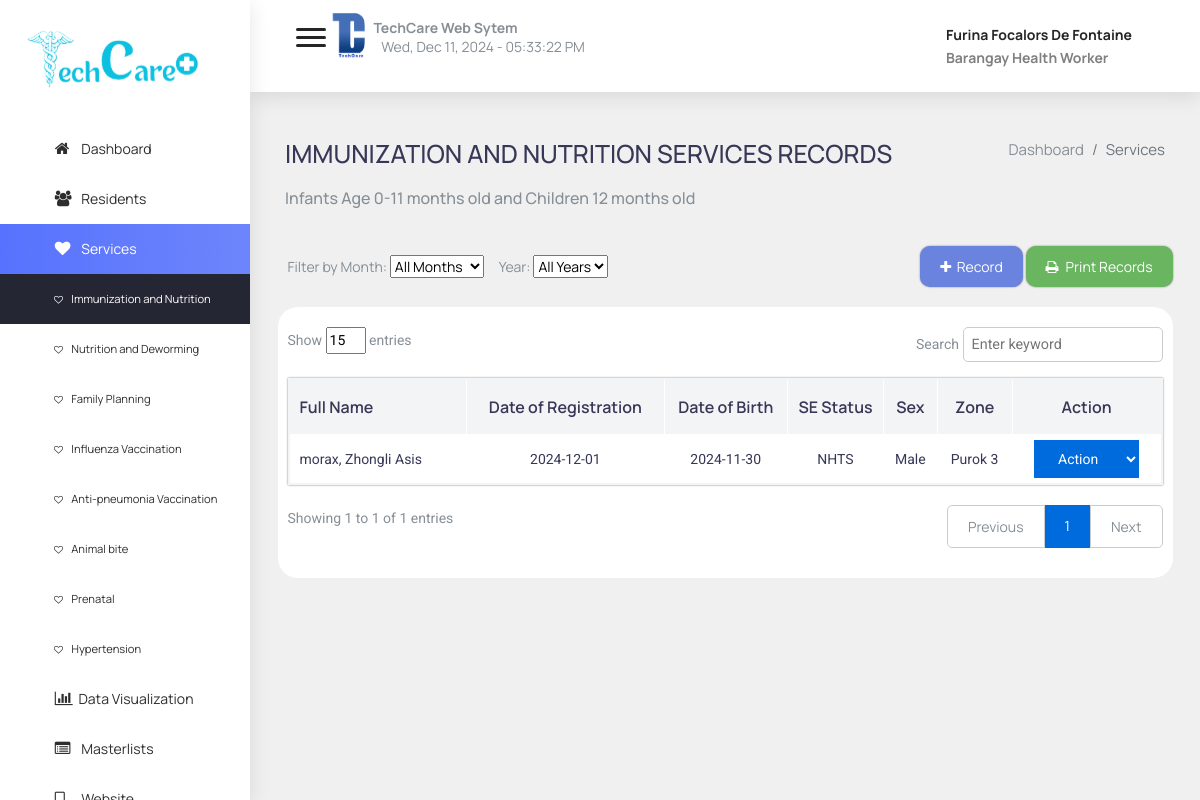
The page /admin/services1.php (signed in) on the database its author committed.
### tables this page shows
CREATE TABLE `immunization` (
  `id` int(11) NOT NULL,
  `reg` varchar(255) NOT NULL,
  `bday` varchar(255) NOT NULL,
  `serial` varchar(255) NOT NULL,
  `se_status` varchar(255) NOT NULL,
  `sex` varchar(255) NOT NULL,
  `fname` varchar(255) NOT NULL,
  `mname` varchar(255) NOT NULL,
  `lname` varchar(255) NOT NULL,
  `suffix` varchar(255) NOT NULL,
  `zone` varchar(255) NOT NULL,
  `brgy` varchar(255) NOT NULL,
  `mun` varchar(255) NOT NULL,
  `prov` varchar(255) NOT NULL,
  `cpab` varchar(255) NOT NULL,
  `mother_fname` varchar(50) NOT NULL,
  `mother_mname` varchar(59) NOT NULL,
  `mother_lname` varchar(60) NOT NULL
);

### admin/data/showImmunization.php (the view, shortened to what this page needs)
<?php
include "dbcon.php";
$sql = "SELECT * FROM immunization WHERE 1";
$sql .= " ORDER BY reg DESC";
$result = mysqli_query($conn, $sql);
$even = 0;
if (mysqli_num_rows($result) > 0) {
    $rows = array();
    while ($row = mysqli_fetch_assoc($result)) {
        $rows[] = $row;
    }
    $startIndex = 0;
    $endIndex = min(15, count($rows));
    for ($i = $startIndex; $i < $endIndex; $i++) {
        echo "<tr ";
        if ($even % 2 == 1) {
            echo "style='background-color:rgb(243,244,245);'";
        }
        echo "><th class='names'> " . $rows[$i]['lname'] . ", " . $rows[$i]['fname'] . " " . $rows[$i]['mname'] . "</th>";
        echo "<th> " . $rows[$i]['reg'] . "</th>";
        echo "<th> " . $rows[$i]['bday'] . "</th>";
        echo "<th> " . $rows[$i]['se_status'] . "</th>";
        echo "<th> " . $rows[$i]['sex'] . "</th>";
        echo "<th> " . $rows[$i]['zone'] . "</th>";
        echo "<th class='lastCol'> <select style='background-color:#006BDD;color:white;border:none;padding:10px 20px;'  onchange='location = this.value;' >";
        echo "<option value='' selected hidden>Action</option>";
        echo "</select> </th></tr>";
        $even++;
    }
} else {
    echo "No data found.";
}
?>

### admin/css/navigation.css (style rules this page uses)
body { position: relative; }

### admin/css/global.css (style rules this page uses)
:root { --black:#000000; --white: #ffffff; --gradient: linear-gradient(to right,rgb(93,86,244),rgb(106,170,243)); --main-color: rgb(93, 86, 244); --sky-blue: rgb(106,170,243); }
* { box-sizing: border-box; font-family: 'Manrope', sans-serif; }
body { margin: 0px; background-color: #f0f0f0; background-size: cover; background-repeat: no-repeat; }

### admin/css/tables.css (style rules this page uses)
.tableResidents .names { text-align: left; padding-left: 10px; }
th, tr { border: 1px solid white; }
.tableResidents, th, tr { padding: 5px; }
body { overflow-x: hidden; }

### rows shown on the page
immunization: lname "morax", fname "Zhongli", mname "Asis", reg "2024-12-01", bday "2024-11-30", se_status "NHTS", sex "Male", zone "Purok 3"

### other values the page prints
$_SESSION["firstname"] "Furina"
$_SESSION["midname"] "Focalors"
$_SESSION["lastname"] "De Fontaine"
$_SESSION["user_type"] "Barangay Health Worker"
